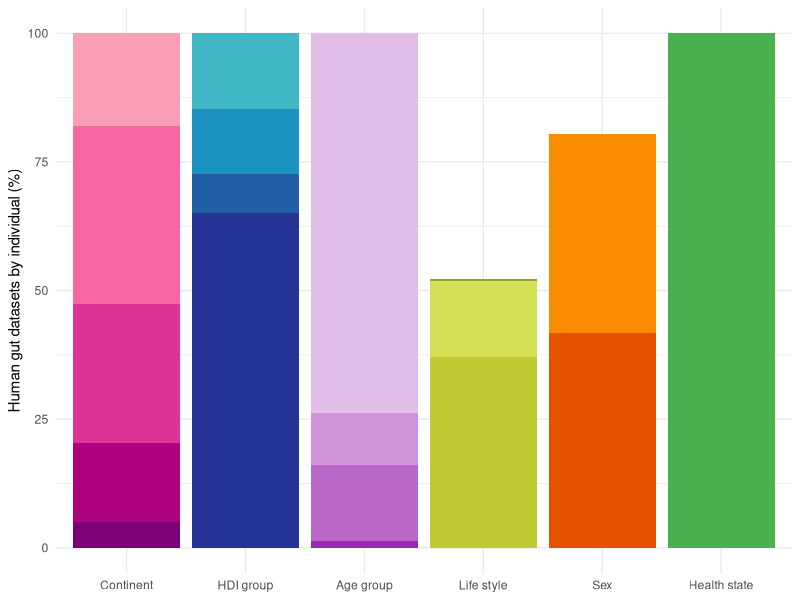
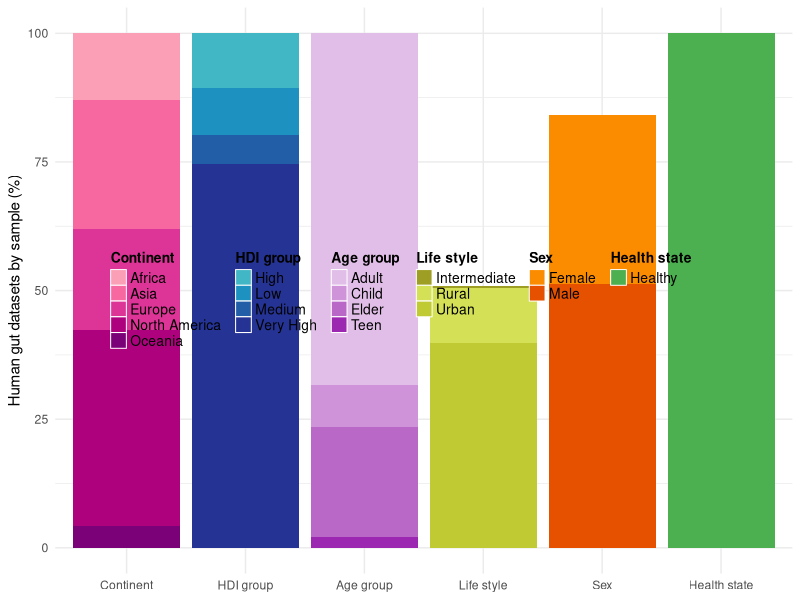

Write the R code that produced these figures, in order.
## ---- chunk 1
library(readr)
library(ComplexHeatmap)
library(dplyr)
library(RColorBrewer)
library(ggplot2)
library(reshape2)
library(tidyverse)
## ---- chunk 2
metadata = read.csv("GLOBAL_METADATA.tsv", header = T, sep='\t', na.strings=c("","NA"))
## ---- chunk 3
metadata_interest = metadata[,c("individual","continent","country_HDI_group","host_lifestyle","host_sex","host_age_group", "host_state")]
metadata_ind_interest = metadata_interest %>% group_by(individual) %>% summarise(across(everything(), unique), .groups = 'drop') %>% as.data.frame()
## ---- chunk 4
# filter the first column
metadata_ind_interest <- subset(metadata_ind_interest, select = -1)

# Apply pivot_longer to get the desired table
result <- metadata_ind_interest %>%
  pivot_longer(cols = everything(), names_to = "variable", values_to = "value") %>%
  group_by(variable, value) %>%
  summarise(count = n())

frec_tab_ind <- result %>%
  mutate(relative_frequency = (count / 4353) * 100)
colnames(frec_tab_ind) = c("variable", "factor", "value", "frequency")
## ---- chunk 5
# Define colour palette
continent_palette <- c("Africa" = "#FA9FB5", "Asia" = "#F768A1", "Europe" = "#DD3497", 
                      "North America" = "#AE017E", "Oceania" = "#7A0177")
HDI_palette <- c("High" = "#41B6C4", "Low" = "#1D91C0", "Medium" = "#225EA8", "Very High" = "#253494")
age_palette <- c("Adult" = "#E1BEE7", "Child" = "#CE93D8", "Elder" = "#BA68C8", "Teen" = "#9C27B0")
lifestyle_palette <- c("Intermediate" = "#9E9D24", "Rural" = "#D4E157", "Urban" = "#C0CA33")
sex_palette <- c("Female" = "#FB8C00", "Male" = "#E65100")
state_palette <- c("Healthy" = "#4CAF50")

frec_tab_ind_filt <- subset(frec_tab_ind, !is.na(factor))

# Create the Percent Stacked Barplot
barplot = ggplot(frec_tab_ind_filt, aes(x = variable, y = frequency, fill = factor)) +
  geom_bar(position="stack", stat="identity") +
  labs(y = "Human gut datasets by individual (%)") +
  xlab(NULL) + 
  scale_x_discrete(labels = c("Continent", "HDI group", "Age group", "Life style", "Sex", "Health state")) +
  theme_minimal() +
  scale_fill_manual(values = c(continent_palette, HDI_palette, age_palette, lifestyle_palette, sex_palette, state_palette)) +
  theme(legend.position="none")
barplot
## ---- chunk 6
metadata_samp_interest = metadata[,c("continent","country_HDI_group","host_lifestyle","host_age_group", "host_sex", "host_state")]
## ---- chunk 7
# Apply pivot_longer to get the desired table
result <- metadata_samp_interest %>%
  pivot_longer(cols = everything(), names_to = "variable", values_to = "value") %>%
  group_by(variable, value) %>%
  summarise(count = n())

frec_tab_samp <- result %>%
  mutate(relative_frequency = (count / 6021) * 100)
colnames(frec_tab_samp) = c("variable", "factor", "value", "frequency")
## ---- chunk 8
# Define colour palette
continent_palette <- c("Africa" = "#FA9FB5", "Asia" = "#F768A1", "Europe" = "#DD3497", 
                      "North America" = "#AE017E", "Oceania" = "#7A0177")
HDI_palette <- c("High" = "#41B6C4", "Low" = "#1D91C0", "Medium" = "#225EA8", "Very High" = "#253494")
age_palette <- c("Adult" = "#E1BEE7", "Child" = "#CE93D8", "Elder" = "#BA68C8", "Teen" = "#9C27B0")
lifestyle_palette <- c("Intermediate" = "#9E9D24", "Rural" = "#D4E157", "Urban" = "#C0CA33")
sex_palette <- c("Female" = "#FB8C00", "Male" = "#E65100")
state_palette <- c("Healthy" = "#4CAF50")

frec_tab_samp_filt <- subset(frec_tab_samp, !is.na(factor))

# Create the Percent Stacked Barplot
barplot = ggplot(frec_tab_samp_filt, aes(x = variable, y = frequency, fill = factor)) +
  geom_bar(position="stack", stat="identity") +
  labs(y = "Human gut datasets by sample (%)") +
  xlab(NULL) + 
  scale_x_discrete(labels = c("Continent", "HDI group", "Age group", "Life style", "Sex", "Health state")) +
  theme_minimal() +
  scale_fill_manual(values = c(continent_palette, HDI_palette, age_palette, lifestyle_palette, sex_palette, state_palette)) +
  theme(legend.position="none")
barplot
## ---- chunk 9
continent_palette <- c("Africa", "Asia", "Europe", "North America", "Oceania")
HDI_palette <- c("High", "Low", "Medium", "Very High")
age_palette <- c("Adult", "Child", "Elder", "Teen")
lifestyle_palette <- c("Intermediate", "Rural", "Urban")
sex_palette <- c("Female", "Male")
state_palette <- c("Healthy")

colour = c("#FA9FB5", "#F768A1", "#DD3497", "#AE017E", "#7A0177")
continent_legend = Legend(legend_gp = gpar(fill = colour), title = "Continent", labels = continent_palette)

colour = c("#41B6C4", "#1D91C0", "#225EA8", "#253494")
HDI_legend = Legend(legend_gp = gpar(fill = colour), title = "HDI group", labels = HDI_palette)

colour = c("#E1BEE7", "#CE93D8", "#BA68C8", "#9C27B0")
age_legend = Legend(legend_gp = gpar(fill = colour), title = "Age group", labels = age_palette)

colour = c("#9E9D24", "#D4E157", "#C0CA33")
lifestyle_legend = Legend(legend_gp = gpar(fill = colour), title = "Life style", labels = lifestyle_palette)

colour = c("#FB8C00", "#E65100")
sex_palette = Legend(legend_gp = gpar(fill = colour), title = "Sex", labels = sex_palette)

colour = "#4CAF50"
state_legend = Legend(legend_gp = gpar(fill = colour), title = "Health state", labels = state_palette)

pd = packLegend(continent_legend, HDI_legend, age_legend, lifestyle_legend, sex_palette, state_legend, direction = "horizontal")

draw(pd)
